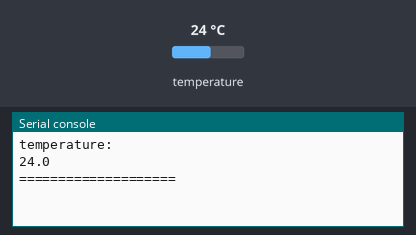
The program below on a simulated ESP32 board running MicroPython. Shown: the last lines printed to the serial console. Inputs (shaded band) come from the test bench; at power-on: temperature 24 °C.

Above: at 1.2 s.
1.3 s: temperature set to 12 °C
At 6.3 s:
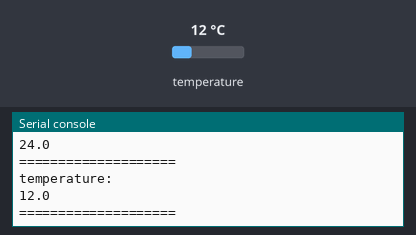
7.3 s: temperature set to 19 °C
At 11.1 s:
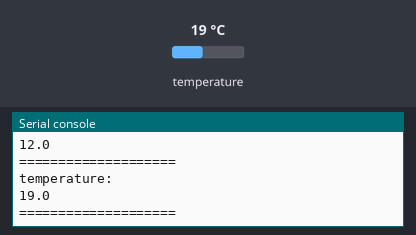
Timing chart, 0 to 12.6 s (numbered marks = the images above; inputs shaded):
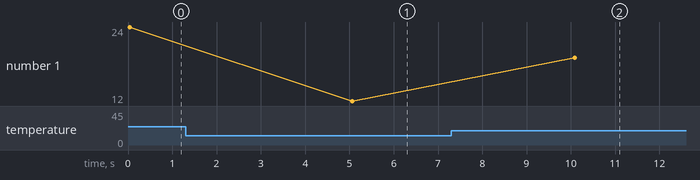

The program:

main.py
```python
# 声明用到的类库，尤其是dht的类库
import utime
import network
import onewire
import ds18x20
import machine

ow = onewire.OneWire(machine.Pin(4))  # 创建onewire总线 引脚4（G4）
ds = ds18x20.DS18X20(ow)
sleep_time = 5000
wlan = network.WLAN(network.STA_IF)  # 设置开发板的网络模式
wlan.active(True)


def GetTemp():
    roms = ds.scan()  # 扫描总线上的设备
    ds.convert_temp()  # 获取采样温度
    for i in roms:
        yield ds.read_temp(i)


def do_measure():
    print("temperature:")
    for temp in GetTemp():
        print(temp, end='  ')
    print("")
    print("====================")


while True:
    try:
        do_measure()
        utime.sleep_ms(sleep_time)
    except Exception as e:
        print(e)
        utime.sleep(1)
        machine.reset()
```

Measured:
- after the input at 1.3 s, the serial console: prints a new line after 3.8 s (image 1)
- after the input at 7.3 s, the serial console: prints a new line after 2.8 s (image 2)
- plotted number 1: 24 → 12 after the input at 1.3 s, 12 → 19 after the input at 7.3 s
